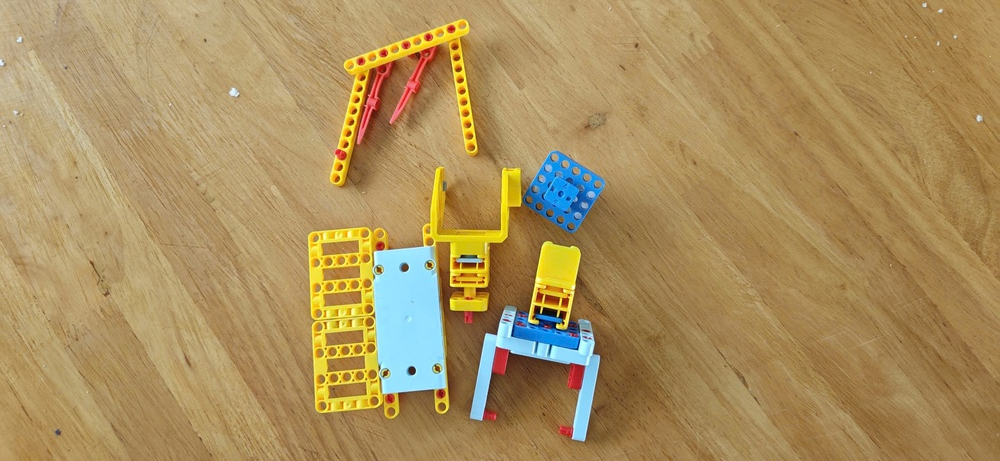
#> input picture lesson_4/images/sample.jpg, 1000 x 461 px, shrunk from 2560 x 1181 before the run, found by its file name
$ python corner_detection.py
#> lines starting #> are read from the running program, lines starting #| are printed output that depends on the picture
import cv2
import numpy as np
import matplotlib.pyplot as plt
import os

# === BƯỚC 1: ĐẦU VÀO ===
img_path = "images/sample.jpg"
if not os.path.exists(img_path):
    print(f"Lỗi: Không tìm thấy file tại {img_path}")
    exit()

img = cv2.imread(img_path)
#> img is the input picture: shape (461, 1000, 3); mean B, G, R 94.2, 143.5, 169.8
if img is None:
    raise ValueError("Không thể giải mã ảnh!")

img_rgb = cv2.cvtColor(img, cv2.COLOR_BGR2RGB)
# Harris yêu cầu ảnh đầu vào kiểu float32
gray = cv2.cvtColor(img, cv2.COLOR_BGR2GRAY).astype(np.float32)
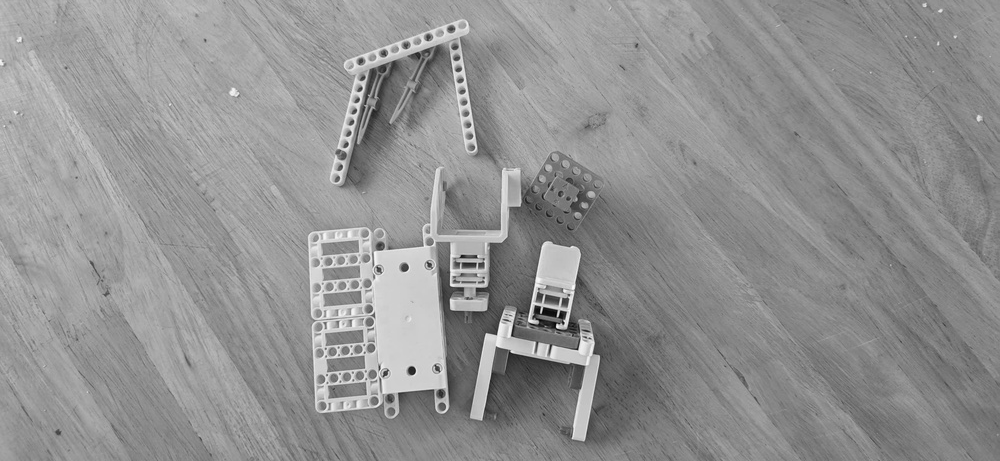
#> gray: shape (461, 1000) float32; min 4, max 248, mean 145.8

# === BƯỚC 2: HARRIS CORNER DETECTION ===
# blockSize: Kích thước vùng lân cận xét phát hiện góc
# ksize: Tham số khẩu độ cho toán tử Sobel dùng bên trong
# k: Tham số tự do trong công thức tính R (thường 0.04 - 0.06)
harris_response = cv2.cornerHarris(gray, blockSize=2, ksize=3, k=0.04)

# Giãn nở với kernel lớn (to hơn mặc định) để các góc hiện rõ thành các khối to trên ảnh
kernel = np.ones((11, 11), np.uint8)
harris_dilated = cv2.dilate(harris_response, kernel)
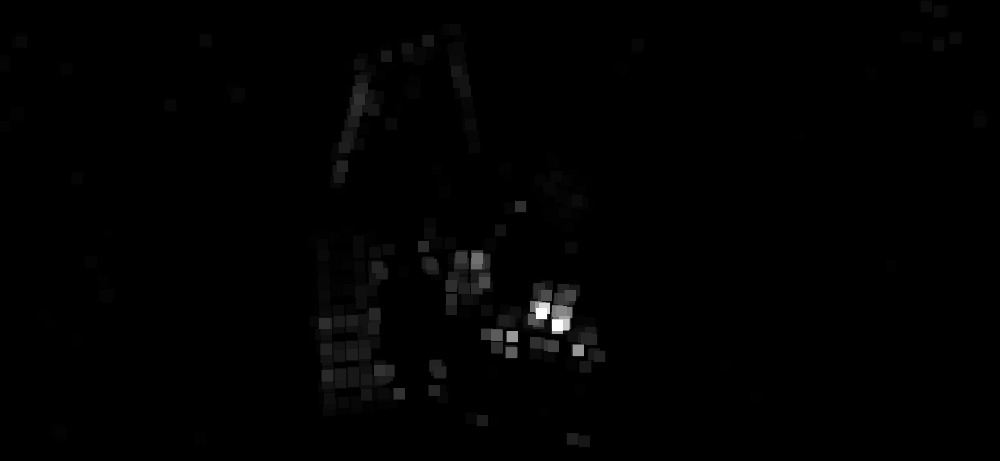
#> harris_dilated: shape (461, 1000) float32; min -54.88, max 82655952, mean 585130.8; drawn with min black and max white

# Đánh dấu các góc tìm được lên ảnh gốc
img_harris = img_rgb.copy()
# Ngưỡng: Chỉ lấy các điểm có giá trị phản hồi R lớn (thường lấy % của Max)
nguong_harris = 0.01 * harris_response.max()
#> nguong_harris = 826559.5
# Tô màu các vùng góc thành khối vuông màu đỏ tươi
img_harris[harris_dilated > nguong_harris] = [255, 0, 0] # Màu đỏ
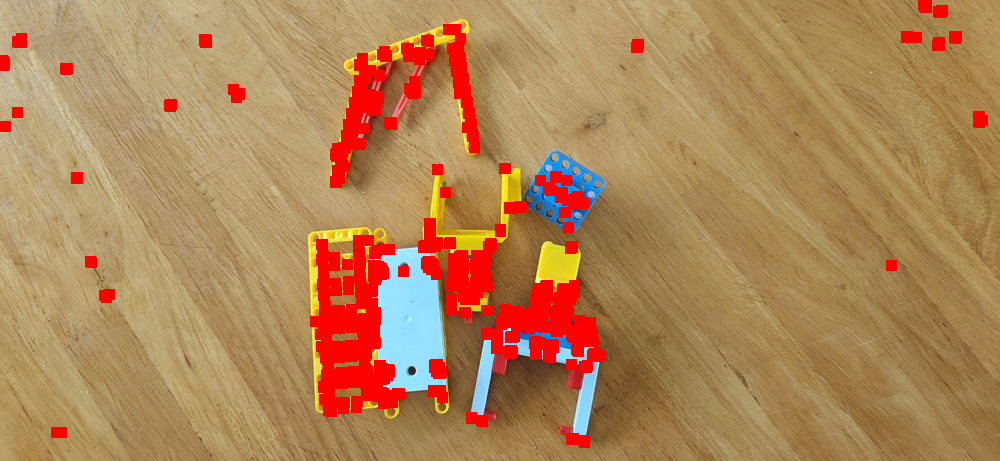
#> img_harris: shape (461, 1000, 3); mean R, G, B 175.7, 132.2, 87.8

# Việc đếm pixel góc tính trên bản đồ chưa giãn nở để số lượng bớt bị khuyếch đại quá mức
so_goc_harris = np.sum(harris_response > nguong_harris)
#> so_goc_harris = 1680

# === BƯỚC 3: SHI-TOMASI (Good Features to Track) ===
# Cải tiến của Harris, chọn các góc phân bổ đều và chất lượng hơn
corners_st = cv2.goodFeaturesToTrack(
    gray.astype(np.uint8),
    maxCorners=200,      # Số lượng góc tối đa muốn tìm
    qualityLevel=0.01,   # Mức chất lượng tối thiểu (0-1)
    minDistance=10,      # Khoảng cách tối thiểu giữa các góc
    blockSize=3
)
#> corners_st = 200 rows, first 8: [557, 324], [577, 349], [475, 263], [565, 312], [496, 334], [535, 306], [496, 347], [512, 335]

img_st = img_rgb.copy()
if corners_st is not None:
    for corner in corners_st:
        x, y = corner.ravel().astype(int)
        # Vẽ điểm tròn to hơn và thêm viền đen để góc nổi bật trên mọi nền ảnh
        cv2.circle(img_st, (x, y), 8, (0, 255, 0), -1) # Màu xanh lá (lõi)
        cv2.circle(img_st, (x, y), 9, (0, 0, 0), 2)    # Viền đen bên ngoài
#> this loop made 200 passes
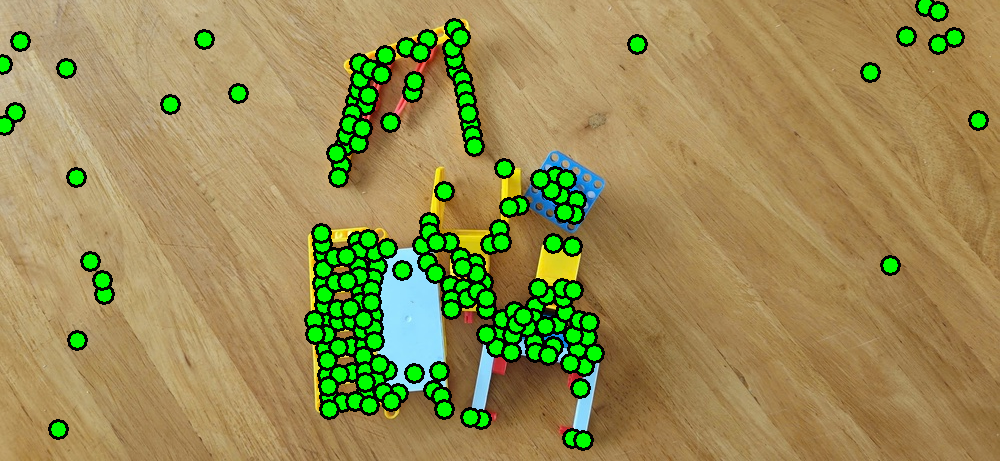
#> img_st: shape (461, 1000, 3); mean R, G, B 151.4, 141.4, 84.5
    so_goc_st = len(corners_st)
#> so_goc_st = 200
else:
    so_goc_st = 0

# === BƯỚC 4: HIỂN THỊ SO SÁNH ===
fig, axes = plt.subplots(1, 3, figsize=(18, 6))

axes[0].imshow(img_rgb)
axes[0].set_title("1. Ảnh gốc")
axes[0].axis("off")

axes[1].imshow(img_harris)
axes[1].set_title(f"2. Harris Corner ({so_goc_harris} điểm)\nĐiểm đỏ = góc")
axes[1].axis("off")

axes[2].imshow(img_st)
axes[2].set_title(f"3. Shi-Tomasi ({so_goc_st} điểm)\nĐiểm xanh = góc")
axes[2].axis("off")

plt.suptitle("So sánh phương pháp phát hiện góc", fontsize=16)
plt.tight_layout()
output_dir = "output"
os.makedirs(output_dir, exist_ok=True)
plt.savefig(f"{output_dir}/corner_detection_compare.png", dpi=150)
plt.show()

# === BƯỚC 5: PHÂN TÍCH BẢN ĐỒ PHẢN HỒI R ===
fig2, axes2 = plt.subplots(1, 2, figsize=(14, 5))

# Trực quan hóa giá trị R (Response) - nơi có giá trị cao chính là góc
im = axes2[0].imshow(harris_response, cmap="jet")
axes2[0].set_title("Bản đồ phản hồi Harris (R)\nĐỏ = R cao (Góc)")
axes2[0].axis("off")
plt.colorbar(im, ax=axes2[0], fraction=0.046, pad=0.04)

# Biểu đồ phân phối giá trị R
axes2[1].hist(harris_response.ravel(), bins=100, log=True, color="steelblue")
axes2[1].axvline(x=nguong_harris, color="red", linestyle="--", label=f"Ngưỡng chọn góc")
axes2[1].set_title("Phân phối giá trị R (Log scale)")
axes2[1].set_xlabel("Giá trị R")
axes2[1].set_ylabel("Số lượng pixel")
axes2[1].legend()

plt.tight_layout()
plt.savefig(f"{output_dir}/harris_math_analysis.png", dpi=150)
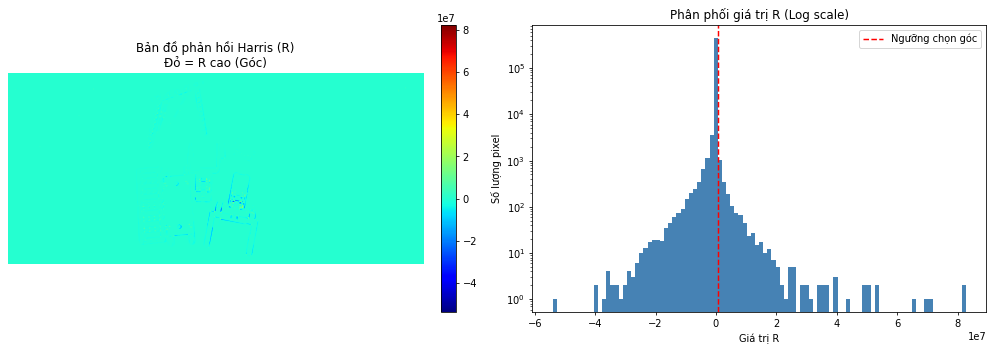
#> figure drawn by matplotlib, 3 panels; panel 2: tallest bar 452314 high, from x = -770544.2 to 597103.2
plt.show()
